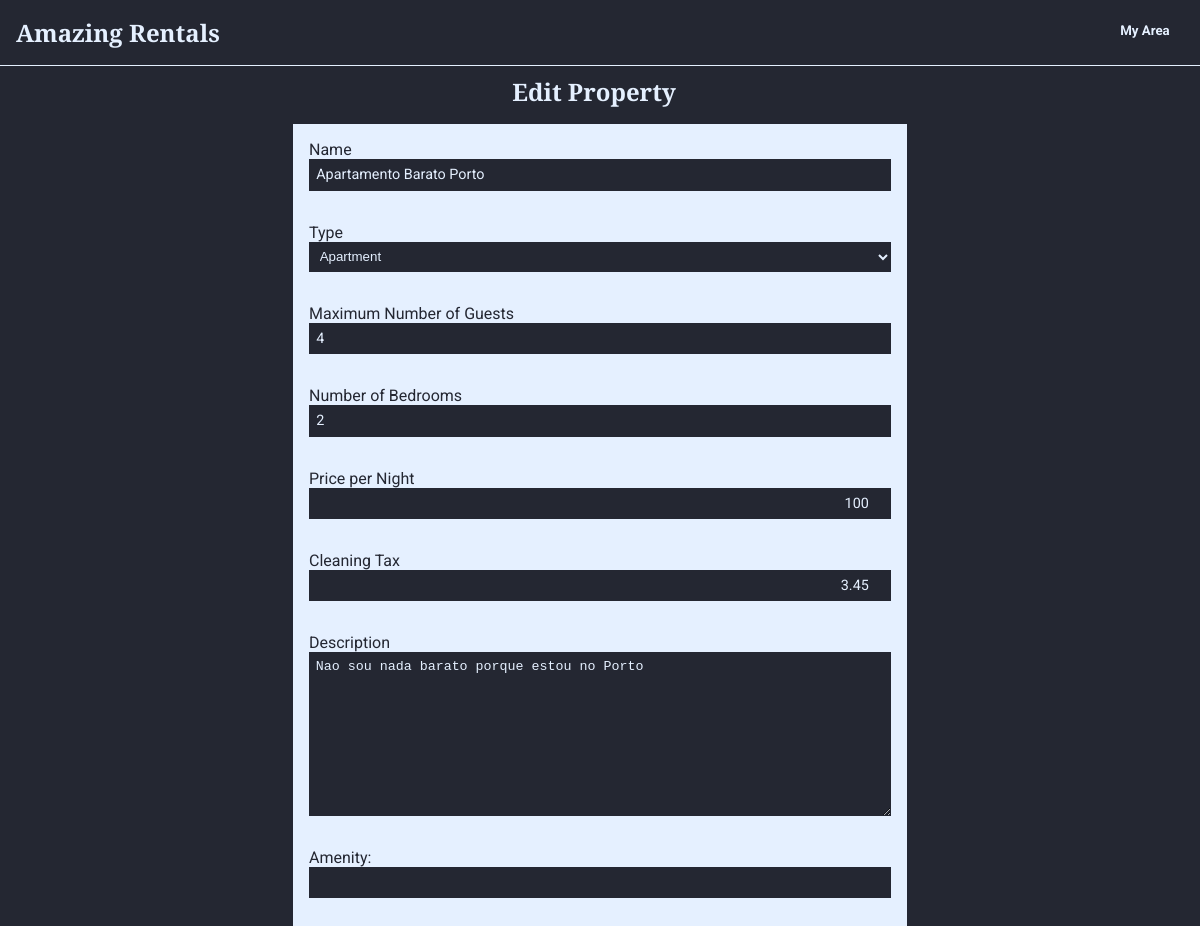
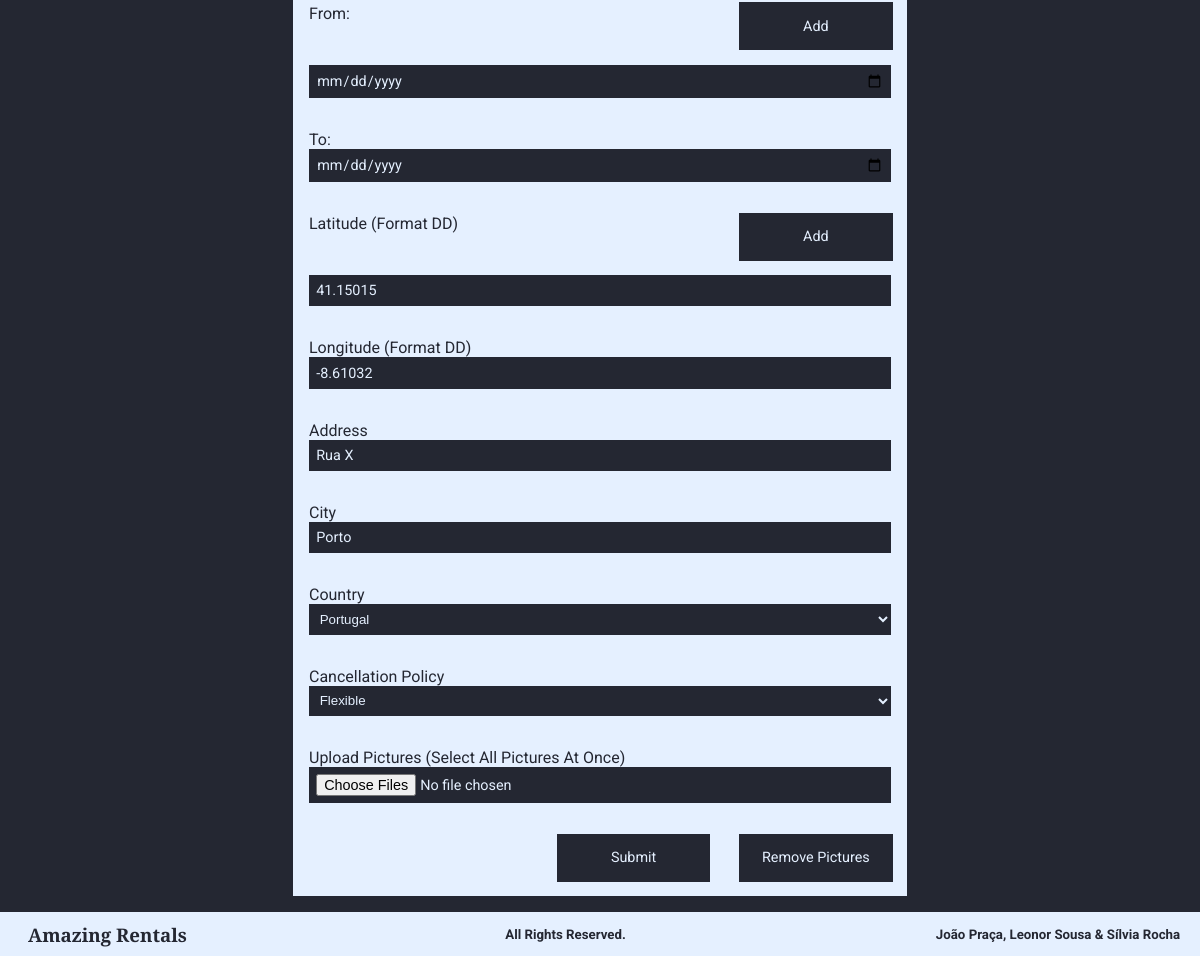
The page /editProperty.php?id=1 (signed in) on the database its author committed (2 pictures, top to bottom).
### tables this page shows
CREATE TABLE Habitacao (
    idHabitacao INTEGER PRIMARY KEY,
    nome        TEXT,
    numQuartos  INTEGER CHECK (numQuartos > 0), 
    maxHospedes INTEGER CHECK (maxHospedes > 0),  
    precoNoite  REAL    CHECK (precoNoite > 0), 
    taxaLimpeza REAL CHECK (taxaLimpeza >= 0), 
    descricao   TEXT,
    latitude    REAL    CHECK(latitude>=-90 and latitude<=90),
    longitude   REAL    CHECK(longitude>=-180 and longitude<=180),
    morada      TEXT,
    idCidade    INTEGER REFERENCES Cidade(idCidade) ON DELETE RESTRICT ON UPDATE RESTRICT, 
    idUtilizador INTEGER REFERENCES Utilizador(idUtilizador) ON DELETE CASCADE ON UPDATE CASCADE,
    idTipo      INTEGER REFERENCES TipoDeHabitacao (idTipo) ON DELETE SET NULL ON UPDATE CASCADE, 
    idPolitica  INTEGER REFERENCES PoliticaDeCancelamento (idPolitica) ON DELETE RESTRICT ON UPDATE CASCADE
);

CREATE TABLE Cidade (
    idCidade    INTEGER PRIMARY KEY,
    nome        VARCHAR(15) NOT NULL, 
    idPais      INTEGER REFERENCES Pais(idPais),
    UNIQUE(nome, idPais)
);

### database/habitations.php (called while the page is built, shortened)
<?php
include_once("users.php");
function getTypes(){
    global $db;
    $stmt = $db->prepare('SELECT * FROM TipoDeHabitacao');
    $stmt->execute();
    return $stmt->fetchAll();
}
function getCancellationPolicys(){
    global $db;
    $stmt = $db->prepare('SELECT * FROM PoliticaDeCancelamento');
    $stmt->execute();
    return $stmt->fetchAll();
}
function getHabitationById($id){
    global $db;
    $stmt = $db->prepare('SELECT * FROM Habitacao WHERE idHabitacao=?');
    $stmt->execute(array($id));
    return $stmt->fetch();
}
function getTypeById($id){
    global $db;
    $stmt = $db->prepare('SELECT * FROM TipoDeHabitacao WHERE idTipo=?');
    $stmt->execute(array($id));
    return $stmt->fetch();
}
function getPolicy($id){
    global $db;
    $stmt = $db->prepare('SELECT * FROM PoliticaDeCancelamento WHERE idPolitica=?');
    $stmt->execute(array($id));
    return $stmt->fetch();
}
function getNameCity($id){
    global $db;
    $stmt = $db->prepare('SELECT nome FROM Cidade WHERE idCidade=?');
    $stmt->execute(array($id));
    return $stmt->fetch()['nome'];
}
function getCountryCity($idCity){
    global $db;
    $stmt = $db->prepare('SELECT idPais FROM Cidade JOIN Pais USING (idPais) WHERE idCidade=?');
    $stmt->execute(array($idCity));
    return $stmt->fetch()['idPais'];
}
function getOwner($idHabitation){
    global $db;
    $stmt = $db->prepare('SELECT idUtilizador FROM Habitacao JOIN Utilizador USING (idUtilizador) WHERE idHabitacao=?');
    $stmt->execute(array($idHabitation));
    return $stmt->fetch();
}
?>

### database/users.php (called while the page is built, shortened)
<?php
function getCountries(){
    global $db;
    $stmt = $db->prepare('SELECT * FROM Pais');
    $stmt->execute();
    return $stmt->fetchAll();
}
function getCountryById($id){
    global $db;
    $stmt = $db->prepare('SELECT * FROM Pais WHERE idPais=?');
    $stmt->execute(array($id));
    return $stmt->fetch();
}
?>

### templates/forms/property.php (the view, shortened to what this page needs)
<form id="property_form" class="verticalForm" action=<?=$action_form?> method="post" enctype="multipart/form-data">
    <label> Name
        <input type="text" name="name" value="<?=$name?>" required>
    </label>
    <label> Type
        <select name="types" required>
            <?php
            include_once('database/connection.php');
            include_once('database/habitations.php');
            $types = getTypes();
            foreach ($types as $t) {
                echo '<option value="' . $t['idTipo'] . '"';
                if($type != "" && $type['idTipo'] == $t['idTipo'])
                    echo ' selected ';
                echo '>' . $t['nome'] . '</option>';
            }
            ?>
        </select>
    </label>
    <label> Maximum Number of Guests
        <input type="number" name="numberGuests" value="<?=$numberGuests?>" min="1" required>
    </label>
    <label> Number of Bedrooms
        <input type="number" name="numberBedrooms" value="<?=$numberBedrooms?>"min="1" required>
    </label>
    <label class="currency"> Price per Night
        <input type="number" name="priceNight" value="<?=$priceNight?>" min="0.01" step="0.01" id="priceNight" />
    </label>
    <label class="currency"> Cleaning Tax
        <input type="number" name="cleaningTax" value="<?=$tax?>" min="0.01" step="0.01" id="cleaningTax" />
    </label>
    <label> Description
        <textarea name="description" rows="10"><?=$description?></textarea>
    </label>
    <label>Amenity:
        <input type="text" id="amenities_input" name="amenity">
    </label>
    <input type="button" value="Add" id="amenities_button" class="submit">
    <label>From:
        <input id="agenda_input_from" type="date" name="date_from">
    </label>
    <label>To:
        <input id="agenda_input_to" type="date" name="date_to">
    </label>
    <input type="button" value="Add" id="agenda_button" class="submit">
    <label> Latitude (Format DD)
        <input type="number" value="<?=$latitude?>" min="-90" max="90" step="0.000001" id="latitude" name="latitude">
    </label>
    <label> Longitude (Format DD)
        <input type="number" value="<?=$longitude?>" min="-180" max="180" step="0.000001" id="longitude" name="longitude">
    </label>
    <label> Address
        <input type="text" name="address" value="<?=$address?>" required>
    </label>
    <label> City
        <input type="text" name="city" value="<?=$city?>" required>
    </label>
    <label> Country
        <select name="country" value="<?=$country['idPais']?>" required>
            <?php
            include_once('database/connection.php');
            include_once('database/users.php');
            $countries = getCountries();
            foreach ($countries as $country) {
                echo '<option value="' . $country['idPais'] . '">' . $country['nome'] . '</option>';
            }
            ?>
        </select>
    </label>
    <label> Cancellation Policy
        <select name="policies" required>
            <?php
            include_once('database/connection.php');
            include_once('database/habitations.php');
            $policys = getCancellationPolicys();
            foreach ($policys as $policyy) {
                if ($policyy == $policy)
                    echo '<option value="' . $policyy['idPolitica'] . '"selected>' . $policyy['nome'] . '</option>';
                else
                    echo '<option value="' . $policyy['idPolitica'] . '">' . $policyy['nome'] . '</option>';
            }
            ?>
        </select>
    </label>
    <label> Upload Pictures (Select All Pictures At Once)
        <input type="file" name="pictures[]" accept="image/*" multiple value="<?=$image?>" >
    </label>
    <?php
        if(isset($_GET['id'])){
            $link = "templates/forms/removeAllImages_action.php?id=" . $_GET['id'];
    ?>
        <input type="button" value="Remove Pictures" id="rem_pictures_button" class="submit" onclick="window.location.replace('<?=$link?>');">
    <?php } ?>
    <input class="submit" type="submit" value="Submit" id="submitProperty">
</form>

### style.css (style rules this page uses)
:root { --myDarkBlue: #242732; --myLightBlue: #E5F0FF; --titlesFont: Arvo, Courier, sans-serif; --bodyFont: Roboto, sans-serif; }
h4, h5, h6, p, span, input, label, tr, a, button { font-family: var(--bodyFont); }
body { background-color: var(--myDarkBlue); color: var(--myLightBlue); }
input, select, textarea { background: var(--myLightBlue); color: var(--myDarkBlue); border-style: none; }
.currency input { text-align: right; }
.currency { display: inline-block; position: relative; }
.currency::before { position: absolute; content: ""; }
.verticalForm { background: var(--myLightBlue); color: var(--myDarkBlue); }
.verticalForm input, .verticalForm select, .verticalForm textarea { background: var(--myDarkBlue); color: var(--myLightBlue); }
.submit { background: var(--myDarkBlue); color: var(--myLightBlue); text-align: center; border-style: solid; border-width: thin; border-color: var(--myDarkBlue); }
#search p, input { font-size: 0.9em; }

### layout.css (style rules this page uses)
html, body { height: 100%; }
body { display: flex; flex-direction: column; margin: 0; padding: 0; }
.verticalForm { margin: 1em 0 0 0; text-align: left; width: 614px; }
.verticalForm input, .verticalForm select, textarea { display: block; width: 100%; padding: 0.5em; -webkit-box-sizing: border-box; -moz-box-sizing: border-box; box-sizing: border-box; }
.verticalForm label { display: block; padding: 1em; }
.verticalForm .submit { width: 25%; float: right; margin: 1em; padding: 1em; }

### rows shown on the page
habitacao: name "Apartamento Barato Porto", numberGuests "4", numberBedrooms "2", priceNight "100", cleaningTax "3.45", description "Nao sou nada barato porque estou no Porto", latitude "41.15015", longitude "-8.61032", address "Rua X", city "Porto"

### other values the page prints
form field types "Apartment"
form field country "Portugal"
form field policies "Flexible"
